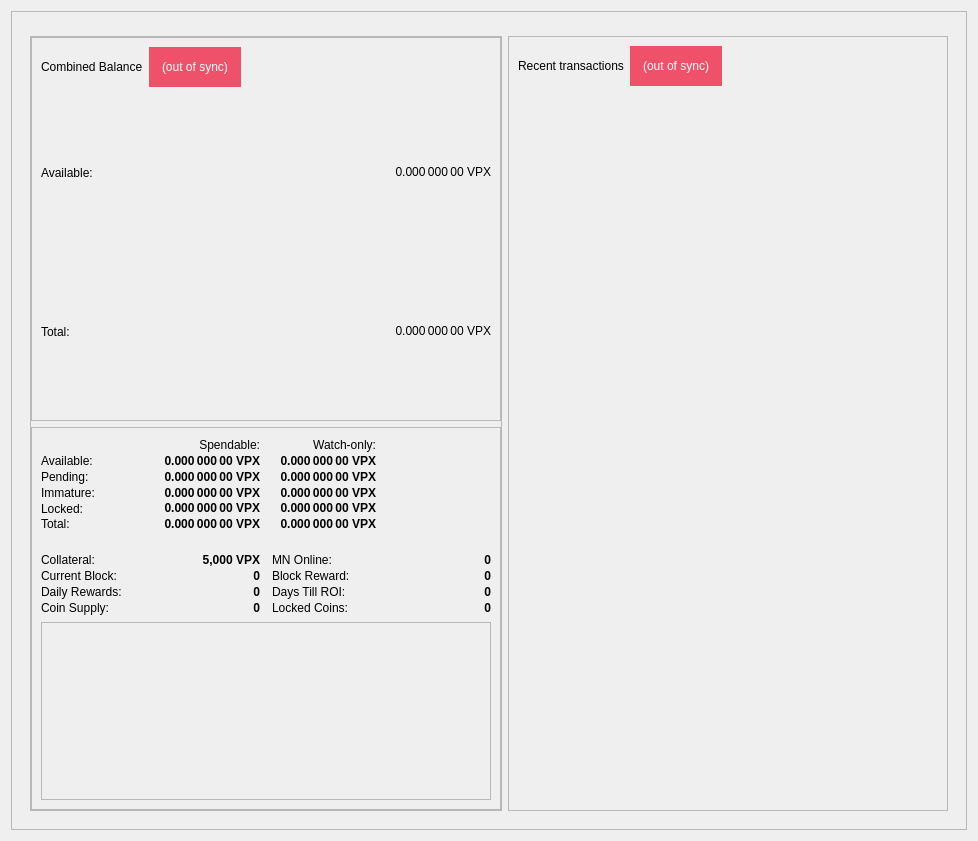
<?xml version="1.0" encoding="UTF-8"?>
<ui version="4.0">
 <class>OverviewPage</class>
 <widget class="QWidget" name="OverviewPage">
  <property name="geometry">
   <rect>
    <x>0</x>
    <y>0</y>
    <width>978</width>
    <height>841</height>
   </rect>
  </property>
  <property name="minimumSize">
   <size>
    <width>960</width>
    <height>682</height>
   </size>
  </property>
  <property name="windowTitle">
   <string>Form</string>
  </property>
  <layout class="QGridLayout" name="gridLayout_4">
   <item row="0" column="0">
    <widget class="QFrame" name="frame_BG">
     <property name="minimumSize">
      <size>
       <width>850</width>
       <height>610</height>
      </size>
     </property>
     <property name="maximumSize">
      <size>
       <width>16777215</width>
       <height>16777215</height>
      </size>
     </property>
     <property name="frameShape">
      <enum>QFrame::StyledPanel</enum>
     </property>
     <property name="frameShadow">
      <enum>QFrame::Raised</enum>
     </property>
     <layout class="QGridLayout" name="gridLayout_8">
      <item row="0" column="0">
       <widget class="QFrame" name="frame_Header">
        <layout class="QVBoxLayout" name="verticalLayout_Header">
         <property name="leftMargin">
          <number>0</number>
         </property>
         <property name="topMargin">
          <number>0</number>
         </property>
         <property name="rightMargin">
          <number>0</number>
         </property>
         <property name="bottomMargin">
          <number>0</number>
         </property>
        </layout>
       </widget>
      </item>
      <item row="1" column="0">
       <widget class="QFrame" name="frame_Content">
        <layout class="QGridLayout" name="gridLayout_2">
         <item row="0" column="0">
          <layout class="QVBoxLayout" name="verticalLayout_left" stretch="0">
           <item>
            <widget class="QFrame" name="frameObfuscation">
             <property name="minimumSize">
              <size>
               <width>0</width>
               <height>0</height>
              </size>
             </property>
             <property name="frameShape">
              <enum>QFrame::StyledPanel</enum>
             </property>
             <property name="frameShadow">
              <enum>QFrame::Raised</enum>
             </property>
             <layout class="QVBoxLayout" name="verticalLayout" stretch="0,0">
              <property name="leftMargin">
               <number>0</number>
              </property>
              <property name="topMargin">
               <number>0</number>
              </property>
              <property name="rightMargin">
               <number>0</number>
              </property>
              <property name="bottomMargin">
               <number>0</number>
              </property>
              <item>
               <widget class="QFrame" name="frame_CombinedBalances">
                <property name="minimumSize">
                 <size>
                  <width>470</width>
                  <height>0</height>
                 </size>
                </property>
                <property name="frameShape">
                 <enum>QFrame::StyledPanel</enum>
                </property>
                <property name="frameShadow">
                 <enum>QFrame::Raised</enum>
                </property>
                <layout class="QVBoxLayout" name="verticalLayout_5">
                 <property name="spacing">
                  <number>6</number>
                 </property>
                 <property name="sizeConstraint">
                  <enum>QLayout::SetNoConstraint</enum>
                 </property>
                 <item>
                  <layout class="QHBoxLayout" name="horizontalLayout_5" stretch="0,0,0">
                   <item>
                    <widget class="QLabel" name="label_5z">
                     <property name="minimumSize">
                      <size>
                       <width>0</width>
                       <height>20</height>
                      </size>
                     </property>
                     <property name="maximumSize">
                      <size>
                       <width>16777215</width>
                       <height>40</height>
                      </size>
                     </property>
                     <property name="font">
                      <font>
                       <weight>50</weight>
                       <bold>false</bold>
                      </font>
                     </property>
                     <property name="toolTip">
                      <string>Combined Balance (including unconfirmed and immature coins)</string>
                     </property>
                     <property name="text">
                      <string>Combined Balance</string>
                     </property>
                    </widget>
                   </item>
                   <item>
                    <widget class="QLabel" name="labelWalletStatus">
                     <property name="maximumSize">
                      <size>
                       <width>16777215</width>
                       <height>40</height>
                      </size>
                     </property>
                     <property name="cursor">
                      <cursorShape>WhatsThisCursor</cursorShape>
                     </property>
                     <property name="toolTip">
                      <string>The displayed information may be out of date. Your wallet automatically synchronizes with the Privix network after a connection is established, but this process has not completed yet.</string>
                     </property>
                     <property name="styleSheet">
                      <string notr="true">QLabel { background-color: #ef516a; color:#fff; padding:3px 10px; }</string>
                     </property>
                     <property name="text">
                      <string notr="true">(out of sync)</string>
                     </property>
                     <property name="alignment">
                      <set>Qt::AlignLeading|Qt::AlignLeft|Qt::AlignVCenter</set>
                     </property>
                    </widget>
                   </item>
                   <item>
                    <spacer name="horizontalSpacer_1">
                     <property name="orientation">
                      <enum>Qt::Horizontal</enum>
                     </property>
                     <property name="sizeHint" stdset="0">
                      <size>
                       <width>40</width>
                       <height>20</height>
                      </size>
                     </property>
                    </spacer>
                   </item>
                  </layout>
                 </item>
                 <item>
                  <layout class="QGridLayout" name="gridLayout_3">
                   <property name="horizontalSpacing">
                    <number>12</number>
                   </property>
                   <property name="verticalSpacing">
                    <number>0</number>
                   </property>
                   <item row="1" column="0">
                    <widget class="QLabel" name="labelBalanceTextz">
                     <property name="text">
                      <string>Available:</string>
                     </property>
                    </widget>
                   </item>
                   <item row="1" column="1">
                    <widget class="QLabel" name="labelBalancez">
                     <property name="font">
                      <font>
                       <weight>50</weight>
                       <bold>false</bold>
                      </font>
                     </property>
                     <property name="cursor">
                      <cursorShape>IBeamCursor</cursorShape>
                     </property>
                     <property name="toolTip">
                      <string>Your current spendable balance</string>
                     </property>
                     <property name="text">
                      <string notr="true">0.000 000 00 VPX</string>
                     </property>
                     <property name="alignment">
                      <set>Qt::AlignRight|Qt::AlignTrailing|Qt::AlignVCenter</set>
                     </property>
                     <property name="textInteractionFlags">
                      <set>Qt::LinksAccessibleByMouse|Qt::TextSelectableByKeyboard|Qt::TextSelectableByMouse</set>
                     </property>
                    </widget>
                   </item>
                   <item row="2" column="0">
                    <widget class="QLabel" name="labelTotalTextz">
                     <property name="text">
                      <string>Total:</string>
                     </property>
                    </widget>
                   </item>
                   <item row="2" column="1">
                    <widget class="QLabel" name="labelTotalz">
                     <property name="font">
                      <font>
                       <weight>50</weight>
                       <bold>false</bold>
                      </font>
                     </property>
                     <property name="cursor">
                      <cursorShape>IBeamCursor</cursorShape>
                     </property>
                     <property name="toolTip">
                      <string>Total Balance, including all unavailable coins.</string>
                     </property>
                     <property name="text">
                      <string notr="true">0.000 000 00 VPX</string>
                     </property>
                     <property name="alignment">
                      <set>Qt::AlignRight|Qt::AlignTrailing|Qt::AlignVCenter</set>
                     </property>
                     <property name="textInteractionFlags">
                      <set>Qt::LinksAccessibleByMouse|Qt::TextSelectableByKeyboard|Qt::TextSelectableByMouse</set>
                     </property>
                    </widget>
                   </item>
                  </layout>
                 </item>
                </layout>
               </widget>
              </item>
              <item>
               <widget class="QFrame" name="frame_Balances">
                <property name="frameShape">
                 <enum>QFrame::StyledPanel</enum>
                </property>
                <property name="frameShadow">
                 <enum>QFrame::Raised</enum>
                </property>
                <layout class="QVBoxLayout" name="verticalLayout_4">
                 <item>
                  <layout class="QGridLayout" name="gridLayout">
                   <property name="horizontalSpacing">
                    <number>12</number>
                   </property>
                   <property name="verticalSpacing">
                    <number>0</number>
                   </property>
                   <item row="5" column="1">
                    <widget class="QLabel" name="labelTotal">
                     <property name="font">
                      <font>
                       <weight>75</weight>
                       <bold>true</bold>
                      </font>
                     </property>
                     <property name="cursor">
                      <cursorShape>IBeamCursor</cursorShape>
                     </property>
                     <property name="toolTip">
                      <string>Your current Privix balance, unconfirmed and immature transactions included</string>
                     </property>
                     <property name="text">
                      <string notr="true">0.000 000 00 VPX</string>
                     </property>
                     <property name="alignment">
                      <set>Qt::AlignRight|Qt::AlignTrailing|Qt::AlignVCenter</set>
                     </property>
                     <property name="textInteractionFlags">
                      <set>Qt::LinksAccessibleByMouse|Qt::TextSelectableByKeyboard|Qt::TextSelectableByMouse</set>
                     </property>
                    </widget>
                   </item>
                   <item row="0" column="1">
                    <widget class="QLabel" name="labelSpendable">
                     <property name="text">
                      <string>Spendable:</string>
                     </property>
                     <property name="alignment">
                      <set>Qt::AlignRight|Qt::AlignTrailing|Qt::AlignVCenter</set>
                     </property>
                    </widget>
                   </item>
                   <item row="5" column="2">
                    <widget class="QLabel" name="labelWatchTotal">
                     <property name="font">
                      <font>
                       <weight>75</weight>
                       <bold>true</bold>
                      </font>
                     </property>
                     <property name="cursor">
                      <cursorShape>IBeamCursor</cursorShape>
                     </property>
                     <property name="toolTip">
                      <string>Current total balance in watch-only addresses</string>
                     </property>
                     <property name="text">
                      <string notr="true">0.000 000 00 VPX</string>
                     </property>
                     <property name="alignment">
                      <set>Qt::AlignRight|Qt::AlignTrailing|Qt::AlignVCenter</set>
                     </property>
                     <property name="textInteractionFlags">
                      <set>Qt::LinksAccessibleByMouse|Qt::TextSelectableByKeyboard|Qt::TextSelectableByMouse</set>
                     </property>
                    </widget>
                   </item>
                   <item row="3" column="0">
                    <widget class="QLabel" name="labelImmatureText">
                     <property name="text">
                      <string>Immature:</string>
                     </property>
                    </widget>
                   </item>
                   <item row="1" column="0">
                    <widget class="QLabel" name="labelBalanceText">
                     <property name="text">
                      <string>Available:</string>
                     </property>
                    </widget>
                   </item>
                   <item row="5" column="0">
                    <widget class="QLabel" name="labelTotalText">
                     <property name="toolTip">
                      <string>Your current Privix balance, unconfirmed and immature transactions included</string>
                     </property>
                     <property name="text">
                      <string>Total:</string>
                     </property>
                    </widget>
                   </item>
                   <item row="4" column="0">
                    <widget class="QLabel" name="labelLockedBalanceText">
                     <property name="toolTip">
                      <string>Locked VPX or Masternode collaterals. These are excluded from zVPX minting.</string>
                     </property>
                     <property name="text">
                      <string>Locked:</string>
                     </property>
                    </widget>
                   </item>
                   <item row="1" column="2">
                    <widget class="QLabel" name="labelWatchAvailable">
                     <property name="font">
                      <font>
                       <weight>75</weight>
                       <bold>true</bold>
                      </font>
                     </property>
                     <property name="cursor">
                      <cursorShape>IBeamCursor</cursorShape>
                     </property>
                     <property name="toolTip">
                      <string>Your current balance in watch-only addresses</string>
                     </property>
                     <property name="text">
                      <string notr="true">0.000 000 00 VPX</string>
                     </property>
                     <property name="alignment">
                      <set>Qt::AlignRight|Qt::AlignTrailing|Qt::AlignVCenter</set>
                     </property>
                     <property name="textInteractionFlags">
                      <set>Qt::LinksAccessibleByMouse|Qt::TextSelectableByKeyboard|Qt::TextSelectableByMouse</set>
                     </property>
                    </widget>
                   </item>
                   <item row="3" column="2">
                    <widget class="QLabel" name="labelWatchImmature">
                     <property name="font">
                      <font>
                       <weight>75</weight>
                       <bold>true</bold>
                      </font>
                     </property>
                     <property name="cursor">
                      <cursorShape>IBeamCursor</cursorShape>
                     </property>
                     <property name="toolTip">
                      <string>Staked or masternode rewards in watch-only addresses that has not yet matured</string>
                     </property>
                     <property name="text">
                      <string notr="true">0.000 000 00 VPX</string>
                     </property>
                     <property name="alignment">
                      <set>Qt::AlignRight|Qt::AlignTrailing|Qt::AlignVCenter</set>
                     </property>
                     <property name="textInteractionFlags">
                      <set>Qt::LinksAccessibleByMouse|Qt::TextSelectableByKeyboard|Qt::TextSelectableByMouse</set>
                     </property>
                    </widget>
                   </item>
                   <item row="4" column="1">
                    <widget class="QLabel" name="labelLockedBalance">
                     <property name="font">
                      <font>
                       <weight>75</weight>
                       <bold>true</bold>
                      </font>
                     </property>
                     <property name="cursor">
                      <cursorShape>IBeamCursor</cursorShape>
                     </property>
                     <property name="toolTip">
                      <string>Locked VPX or Masternode collaterals. These are excluded from zVPX minting.</string>
                     </property>
                     <property name="text">
                      <string notr="true">0.000 000 00 VPX</string>
                     </property>
                     <property name="alignment">
                      <set>Qt::AlignRight|Qt::AlignTrailing|Qt::AlignVCenter</set>
                     </property>
                     <property name="textInteractionFlags">
                      <set>Qt::LinksAccessibleByMouse|Qt::TextSelectableByKeyboard|Qt::TextSelectableByMouse</set>
                     </property>
                    </widget>
                   </item>
                   <item row="4" column="2">
                    <widget class="QLabel" name="labelWatchLocked">
                     <property name="font">
                      <font>
                       <weight>75</weight>
                       <bold>true</bold>
                      </font>
                     </property>
                     <property name="cursor">
                      <cursorShape>IBeamCursor</cursorShape>
                     </property>
                     <property name="toolTip">
                      <string>Current locked balance in watch-only addresses</string>
                     </property>
                     <property name="text">
                      <string notr="true">0.000 000 00 VPX</string>
                     </property>
                     <property name="alignment">
                      <set>Qt::AlignRight|Qt::AlignTrailing|Qt::AlignVCenter</set>
                     </property>
                     <property name="textInteractionFlags">
                      <set>Qt::LinksAccessibleByMouse|Qt::TextSelectableByKeyboard|Qt::TextSelectableByMouse</set>
                     </property>
                    </widget>
                   </item>
                   <item row="2" column="0">
                    <widget class="QLabel" name="labelPendingText">
                     <property name="text">
                      <string>Pending:</string>
                     </property>
                    </widget>
                   </item>
                   <item row="1" column="1">
                    <widget class="QLabel" name="labelBalance">
                     <property name="font">
                      <font>
                       <weight>75</weight>
                       <bold>true</bold>
                      </font>
                     </property>
                     <property name="cursor">
                      <cursorShape>IBeamCursor</cursorShape>
                     </property>
                     <property name="toolTip">
                      <string>Your current spendable balance</string>
                     </property>
                     <property name="text">
                      <string notr="true">0.000 000 00 VPX</string>
                     </property>
                     <property name="alignment">
                      <set>Qt::AlignRight|Qt::AlignTrailing|Qt::AlignVCenter</set>
                     </property>
                     <property name="textInteractionFlags">
                      <set>Qt::LinksAccessibleByMouse|Qt::TextSelectableByKeyboard|Qt::TextSelectableByMouse</set>
                     </property>
                    </widget>
                   </item>
                   <item row="2" column="1">
                    <widget class="QLabel" name="labelUnconfirmed">
                     <property name="font">
                      <font>
                       <weight>75</weight>
                       <bold>true</bold>
                      </font>
                     </property>
                     <property name="cursor">
                      <cursorShape>IBeamCursor</cursorShape>
                     </property>
                     <property name="toolTip">
                      <string>Total of transactions that have yet to be confirmed, and do not yet count toward the spendable balance</string>
                     </property>
                     <property name="text">
                      <string notr="true">0.000 000 00 VPX</string>
                     </property>
                     <property name="alignment">
                      <set>Qt::AlignRight|Qt::AlignTrailing|Qt::AlignVCenter</set>
                     </property>
                     <property name="textInteractionFlags">
                      <set>Qt::LinksAccessibleByMouse|Qt::TextSelectableByKeyboard|Qt::TextSelectableByMouse</set>
                     </property>
                    </widget>
                   </item>
                   <item row="2" column="2">
                    <widget class="QLabel" name="labelWatchPending">
                     <property name="font">
                      <font>
                       <weight>75</weight>
                       <bold>true</bold>
                      </font>
                     </property>
                     <property name="cursor">
                      <cursorShape>IBeamCursor</cursorShape>
                     </property>
                     <property name="toolTip">
                      <string>Unconfirmed transactions to watch-only addresses</string>
                     </property>
                     <property name="text">
                      <string notr="true">0.000 000 00 VPX</string>
                     </property>
                     <property name="alignment">
                      <set>Qt::AlignRight|Qt::AlignTrailing|Qt::AlignVCenter</set>
                     </property>
                     <property name="textInteractionFlags">
                      <set>Qt::LinksAccessibleByMouse|Qt::TextSelectableByKeyboard|Qt::TextSelectableByMouse</set>
                     </property>
                    </widget>
                   </item>
                   <item row="0" column="2">
                    <widget class="QLabel" name="labelWatchonly">
                     <property name="text">
                      <string>Watch-only:</string>
                     </property>
                     <property name="alignment">
                      <set>Qt::AlignRight|Qt::AlignTrailing|Qt::AlignVCenter</set>
                     </property>
                    </widget>
                   </item>
                   <item row="10" column="3">
                    <widget class="QLabel" name="roi_2">
                     <property name="font">
                      <font>
                       <weight>75</weight>
                       <bold>true</bold>
                      </font>
                     </property>
                     <property name="cursor">
                      <cursorShape>IBeamCursor</cursorShape>
                     </property>
                     <property name="toolTip">
                      <string>Days to get Return on Investment</string>
                     </property>
                     <property name="text">
                      <string notr="true">0</string>
                     </property>
                     <property name="alignment">
                      <set>Qt::AlignRight|Qt::AlignTrailing|Qt::AlignVCenter</set>
                     </property>
                     <property name="textInteractionFlags">
                      <set>Qt::LinksAccessibleByMouse|Qt::TextSelectableByKeyboard|Qt::TextSelectableByMouse</set>
                     </property>
                    </widget>
                   </item>
                   <item row="10" column="1">
                    <widget class="QLabel" name="roi_1">
                     <property name="font">
                      <font>
                       <weight>75</weight>
                       <bold>true</bold>
                      </font>
                     </property>
                     <property name="cursor">
                      <cursorShape>IBeamCursor</cursorShape>
                     </property>
                     <property name="toolTip">
                      <string>Daily Rewards for current Collateral</string>
                     </property>
                     <property name="text">
                      <string notr="true">0</string>
                     </property>
                     <property name="alignment">
                      <set>Qt::AlignRight|Qt::AlignTrailing|Qt::AlignVCenter</set>
                     </property>
                     <property name="textInteractionFlags">
                      <set>Qt::LinksAccessibleByMouse|Qt::TextSelectableByKeyboard|Qt::TextSelectableByMouse</set>
                     </property>
                    </widget>
                   </item>
                   <item row="3" column="1">
                    <widget class="QLabel" name="labelImmature">
                     <property name="font">
                      <font>
                       <weight>75</weight>
                       <bold>true</bold>
                      </font>
                     </property>
                     <property name="cursor">
                      <cursorShape>IBeamCursor</cursorShape>
                     </property>
                     <property name="toolTip">
                      <string>Staked or masternode rewards that has not yet matured</string>
                     </property>
                     <property name="text">
                      <string notr="true">0.000 000 00 VPX</string>
                     </property>
                     <property name="alignment">
                      <set>Qt::AlignRight|Qt::AlignTrailing|Qt::AlignVCenter</set>
                     </property>
                     <property name="textInteractionFlags">
                      <set>Qt::LinksAccessibleByMouse|Qt::TextSelectableByKeyboard|Qt::TextSelectableByMouse</set>
                     </property>
                    </widget>
                   </item>
                   <item row="10" column="0">
                    <widget class="QLabel" name="label_Daily_Rewards">
                     <property name="text">
                      <string>Daily Rewards:</string>
                     </property>
                    </widget>
                   </item>
                   <item row="7" column="2">
                    <widget class="QLabel" name="label_MN_Online">
                     <property name="text">
                      <string>MN Online:</string>
                     </property>
                    </widget>
                   </item>
                   <item row="7" column="0">
                    <widget class="QLabel" name="label_Needed_Collat">
                     <property name="text">
                      <string>Collateral:</string>
                     </property>
                    </widget>
                   </item>
                   <item row="10" column="2">
                    <widget class="QLabel" name="label_Days_ROI">
                     <property name="text">
                      <string>Days Till ROI:</string>
                     </property>
                    </widget>
                   </item>
                   <item row="7" column="1">
                    <widget class="QLabel" name="label_lcolat">
                     <property name="font">
                      <font>
                       <weight>75</weight>
                       <bold>true</bold>
                      </font>
                     </property>
                     <property name="cursor">
                      <cursorShape>IBeamCursor</cursorShape>
                     </property>
                     <property name="toolTip">
                      <string>Current collateral</string>
                     </property>
                     <property name="text">
                      <string notr="true">5,000 VPX</string>
                     </property>
                     <property name="alignment">
                      <set>Qt::AlignRight|Qt::AlignTrailing|Qt::AlignVCenter</set>
                     </property>
                     <property name="textInteractionFlags">
                      <set>Qt::LinksAccessibleByMouse|Qt::TextSelectableByKeyboard|Qt::TextSelectableByMouse</set>
                     </property>
                    </widget>
                   </item>
                   <item row="9" column="1">
                    <widget class="QLabel" name="label_CurrentBlock_value">
                     <property name="font">
                      <font>
                       <weight>75</weight>
                       <bold>true</bold>
                      </font>
                     </property>
                     <property name="cursor">
                      <cursorShape>IBeamCursor</cursorShape>
                     </property>
                     <property name="toolTip">
                      <string>Current Block Height</string>
                     </property>
                     <property name="text">
                      <string notr="true">0</string>
                     </property>
                     <property name="alignment">
                      <set>Qt::AlignRight|Qt::AlignTrailing|Qt::AlignVCenter</set>
                     </property>
                     <property name="textInteractionFlags">
                      <set>Qt::LinksAccessibleByMouse|Qt::TextSelectableByKeyboard|Qt::TextSelectableByMouse</set>
                     </property>
                    </widget>
                   </item>
                   <item row="9" column="0">
                    <widget class="QLabel" name="label_CurrentBlock">
                     <property name="text">
                      <string>Current Block:</string>
                     </property>
                    </widget>
                   </item>
                   <item row="7" column="3">
                    <widget class="QLabel" name="labelMnTotal_Value">
                     <property name="font">
                      <font>
                       <weight>75</weight>
                       <bold>true</bold>
                      </font>
                     </property>
                     <property name="cursor">
                      <cursorShape>IBeamCursor</cursorShape>
                     </property>
                     <property name="toolTip">
                      <string>Total number of Masternodes Online</string>
                     </property>
                     <property name="text">
                      <string notr="true">0</string>
                     </property>
                     <property name="alignment">
                      <set>Qt::AlignRight|Qt::AlignTrailing|Qt::AlignVCenter</set>
                     </property>
                     <property name="textInteractionFlags">
                      <set>Qt::LinksAccessibleByMouse|Qt::TextSelectableByKeyboard|Qt::TextSelectableByMouse</set>
                     </property>
                    </widget>
                   </item>
                   <item row="9" column="2">
                    <widget class="QLabel" name="label_CurrentBlockReward">
                     <property name="text">
                      <string>Block Reward:</string>
                     </property>
                    </widget>
                   </item>
                   <item row="13" column="1">
                    <widget class="QLabel" name="label_Supply_value">
                     <property name="font">
                      <font>
                       <weight>75</weight>
                       <bold>true</bold>
                      </font>
                     </property>
                     <property name="cursor">
                      <cursorShape>IBeamCursor</cursorShape>
                     </property>
                     <property name="toolTip">
                      <string>Current Coin Supply</string>
                     </property>
                     <property name="text">
                      <string notr="true">0</string>
                     </property>
                     <property name="alignment">
                      <set>Qt::AlignRight|Qt::AlignTrailing|Qt::AlignVCenter</set>
                     </property>
                     <property name="textInteractionFlags">
                      <set>Qt::LinksAccessibleByMouse|Qt::TextSelectableByKeyboard|Qt::TextSelectableByMouse</set>
                     </property>
                    </widget>
                   </item>
                   <item row="9" column="3">
                    <widget class="QLabel" name="label_CurrentBlockReward_value">
                     <property name="font">
                      <font>
                       <weight>75</weight>
                       <bold>true</bold>
                      </font>
                     </property>
                     <property name="cursor">
                      <cursorShape>IBeamCursor</cursorShape>
                     </property>
                     <property name="toolTip">
                      <string>Current Block Reward</string>
                     </property>
                     <property name="text">
                      <string notr="true">0</string>
                     </property>
                     <property name="alignment">
                      <set>Qt::AlignRight|Qt::AlignTrailing|Qt::AlignVCenter</set>
                     </property>
                     <property name="textInteractionFlags">
                      <set>Qt::LinksAccessibleByMouse|Qt::TextSelectableByKeyboard|Qt::TextSelectableByMouse</set>
                     </property>
                    </widget>
                   </item>
                   <item row="13" column="2">
                    <widget class="QLabel" name="label_LockedCoin">
                     <property name="text">
                      <string>Locked Coins:</string>
                     </property>
                    </widget>
                   </item>
                   <item row="13" column="3">
                    <widget class="QLabel" name="label_LockedCoin_value">
                     <property name="font">
                      <font>
                       <weight>75</weight>
                       <bold>true</bold>
                      </font>
                     </property>
                     <property name="cursor">
                      <cursorShape>IBeamCursor</cursorShape>
                     </property>
                     <property name="toolTip">
                      <string>Total Amount of coins locked</string>
                     </property>
                     <property name="text">
                      <string notr="true">0</string>
                     </property>
                     <property name="alignment">
                      <set>Qt::AlignRight|Qt::AlignTrailing|Qt::AlignVCenter</set>
                     </property>
                     <property name="textInteractionFlags">
                      <set>Qt::LinksAccessibleByMouse|Qt::TextSelectableByKeyboard|Qt::TextSelectableByMouse</set>
                     </property>
                    </widget>
                   </item>
                   <item row="13" column="0">
                    <widget class="QLabel" name="label_Supply">
                     <property name="text">
                      <string>Coin Supply:</string>
                     </property>
                    </widget>
                   </item>
                   <item row="6" column="0" colspan="4">
                    <spacer name="horizontalSpacer_3">
                     <property name="orientation">
                      <enum>Qt::Horizontal</enum>
                     </property>
                     <property name="sizeHint" stdset="0">
                      <size>
                       <width>40</width>
                       <height>20</height>
                      </size>
                     </property>
                    </spacer>
                   </item>
                  </layout>
                 </item>
                 <item>
                  <widget class="QFrame" name="frameObfuscation_2">
                   <property name="minimumSize">
                    <size>
                     <width>0</width>
                     <height>0</height>
                    </size>
                   </property>
                   <property name="frameShape">
                    <enum>QFrame::StyledPanel</enum>
                   </property>
                   <property name="frameShadow">
                    <enum>QFrame::Raised</enum>
                   </property>
                   <zorder></zorder>
                  </widget>
                 </item>
                </layout>
               </widget>
              </item>
             </layout>
            </widget>
           </item>
          </layout>
         </item>
         <item row="0" column="1">
          <layout class="QVBoxLayout" name="verticalLayout_right" stretch="1">
           <item>
            <widget class="QFrame" name="frame_RecentTransactions">
             <property name="minimumSize">
              <size>
               <width>0</width>
               <height>0</height>
              </size>
             </property>
             <property name="maximumSize">
              <size>
               <width>16777215</width>
               <height>16777215</height>
              </size>
             </property>
             <property name="frameShape">
              <enum>QFrame::StyledPanel</enum>
             </property>
             <property name="frameShadow">
              <enum>QFrame::Raised</enum>
             </property>
             <layout class="QVBoxLayout" name="verticalLayout_1" stretch="0,0,0">
              <item>
               <layout class="QHBoxLayout" name="horizontalLayout_2">
                <item>
                 <widget class="QLabel" name="label_4">
                  <property name="minimumSize">
                   <size>
                    <width>0</width>
                    <height>40</height>
                   </size>
                  </property>
                  <property name="font">
                   <font>
                    <weight>50</weight>
                    <bold>false</bold>
                   </font>
                  </property>
                  <property name="text">
                   <string>Recent transactions</string>
                  </property>
                 </widget>
                </item>
                <item>
                 <widget class="QLabel" name="labelTransactionsStatus">
                  <property name="cursor">
                   <cursorShape>WhatsThisCursor</cursorShape>
                  </property>
                  <property name="toolTip">
                   <string>The displayed information may be out of date. Your wallet automatically synchronizes with the Privix network after a connection is established, but this process has not completed yet.</string>
                  </property>
                  <property name="styleSheet">
                   <string notr="true">QLabel { background-color: #ef516a; color:#fff; padding:3px 10px; }</string>
                  </property>
                  <property name="text">
                   <string notr="true">(out of sync)</string>
                  </property>
                  <property name="alignment">
                   <set>Qt::AlignRight|Qt::AlignTrailing|Qt::AlignVCenter</set>
                  </property>
                 </widget>
                </item>
                <item>
                 <spacer name="horizontalSpacer">
                  <property name="orientation">
                   <enum>Qt::Horizontal</enum>
                  </property>
                  <property name="sizeHint" stdset="0">
                   <size>
                    <width>40</width>
                    <height>20</height>
                   </size>
                  </property>
                 </spacer>
                </item>
               </layout>
              </item>
              <item>
               <widget class="QListView" name="listTransactions">
                <property name="minimumSize">
                 <size>
                  <width>0</width>
                  <height>0</height>
                 </size>
                </property>
                <property name="styleSheet">
                 <string notr="true">QListView { background: transparent; }</string>
                </property>
                <property name="frameShape">
                 <enum>QFrame::NoFrame</enum>
                </property>
                <property name="verticalScrollBarPolicy">
                 <enum>Qt::ScrollBarAlwaysOff</enum>
                </property>
                <property name="horizontalScrollBarPolicy">
                 <enum>Qt::ScrollBarAlwaysOff</enum>
                </property>
                <property name="selectionMode">
                 <enum>QAbstractItemView::NoSelection</enum>
                </property>
               </widget>
              </item>
              <item>
               <widget class="QLabel" name="labelAlerts">
                <property name="maximumSize">
                 <size>
                  <width>16777215</width>
                  <height>16777215</height>
                 </size>
                </property>
                <property name="styleSheet">
                 <string notr="true"> </string>
                </property>
                <property name="text">
                 <string/>
                </property>
                <property name="wordWrap">
                 <bool>true</bool>
                </property>
                <property name="margin">
                 <number>3</number>
                </property>
               </widget>
              </item>
             </layout>
            </widget>
           </item>
          </layout>
         </item>
        </layout>
       </widget>
      </item> 
     </layout>
    </widget>
   </item>
  </layout>
 </widget>
 <resources/>
 <connections/>
</ui>
